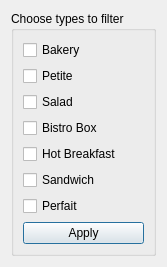
<?xml version="1.0" encoding="UTF-8"?>
<ui version="4.0">
 <class>ChooseType</class>
 <widget class="QDialog" name="ChooseType">
  <property name="geometry">
   <rect>
    <x>0</x>
    <y>0</y>
    <width>167</width>
    <height>251</height>
   </rect>
  </property>
  <property name="windowTitle">
   <string>Dialog</string>
  </property>
  <layout class="QGridLayout" name="gridLayout">
   <item row="0" column="0">
    <widget class="QGroupBox" name="groupBox">
     <property name="title">
      <string>Choose types to filter</string>
     </property>
     <layout class="QVBoxLayout" name="verticalLayout_2">
      <item>
       <layout class="QVBoxLayout" name="verticalLayout">
        <item>
         <widget class="QCheckBox" name="checkBakery">
          <property name="text">
           <string>Bakery</string>
          </property>
         </widget>
        </item>
        <item>
         <widget class="QCheckBox" name="checkPetite">
          <property name="text">
           <string>Petite</string>
          </property>
         </widget>
        </item>
        <item>
         <widget class="QCheckBox" name="checkSalad">
          <property name="text">
           <string>Salad</string>
          </property>
         </widget>
        </item>
        <item>
         <widget class="QCheckBox" name="checkBistroBox">
          <property name="text">
           <string>Bistro Box</string>
          </property>
         </widget>
        </item>
        <item>
         <widget class="QCheckBox" name="checkBreakfast">
          <property name="text">
           <string>Hot Breakfast</string>
          </property>
         </widget>
        </item>
        <item>
         <widget class="QCheckBox" name="checkSandw">
          <property name="text">
           <string>Sandwich</string>
          </property>
         </widget>
        </item>
        <item>
         <widget class="QCheckBox" name="checkPerfait">
          <property name="text">
           <string>Perfait</string>
          </property>
         </widget>
        </item>
       </layout>
      </item>
      <item>
       <widget class="QPushButton" name="pushButton_chooseType">
        <property name="text">
         <string>Apply</string>
        </property>
       </widget>
      </item>
     </layout>
    </widget>
   </item>
  </layout>
 </widget>
 <resources/>
 <connections/>
</ui>
